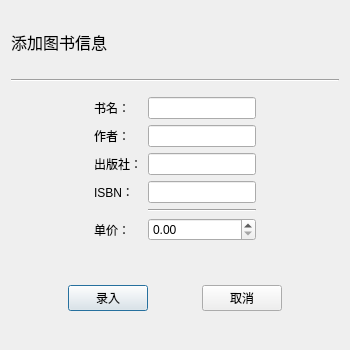
<?xml version="1.0" encoding="UTF-8"?>
<ui version="4.0">
 <class>book_add</class>
 <widget class="QDialog" name="book_add">
  <property name="geometry">
   <rect>
    <x>0</x>
    <y>0</y>
    <width>350</width>
    <height>350</height>
   </rect>
  </property>
  <property name="minimumSize">
   <size>
    <width>350</width>
    <height>350</height>
   </size>
  </property>
  <property name="maximumSize">
   <size>
    <width>350</width>
    <height>350</height>
   </size>
  </property>
  <property name="windowTitle">
   <string>添加</string>
  </property>
  <property name="windowIcon">
   <iconset resource="src/src.qrc">
    <normaloff>:/icon/icons/icons8-plus-96.png</normaloff>:/icon/icons/icons8-plus-96.png</iconset>
  </property>
  <layout class="QGridLayout" name="gridLayout">
   <item row="6" column="0">
    <widget class="QWidget" name="widget_2" native="true">
     <layout class="QHBoxLayout" name="horizontalLayout">
      <item>
       <spacer name="horizontalSpacer_3">
        <property name="orientation">
         <enum>Qt::Horizontal</enum>
        </property>
        <property name="sizeHint" stdset="0">
         <size>
          <width>40</width>
          <height>20</height>
         </size>
        </property>
       </spacer>
      </item>
      <item>
       <widget class="QPushButton" name="pushButton">
        <property name="text">
         <string>录入</string>
        </property>
       </widget>
      </item>
      <item>
       <spacer name="horizontalSpacer_4">
        <property name="orientation">
         <enum>Qt::Horizontal</enum>
        </property>
        <property name="sizeHint" stdset="0">
         <size>
          <width>40</width>
          <height>20</height>
         </size>
        </property>
       </spacer>
      </item>
      <item>
       <widget class="QPushButton" name="pushButton_2">
        <property name="text">
         <string>取消</string>
        </property>
       </widget>
      </item>
      <item>
       <spacer name="horizontalSpacer_5">
        <property name="orientation">
         <enum>Qt::Horizontal</enum>
        </property>
        <property name="sizeHint" stdset="0">
         <size>
          <width>40</width>
          <height>20</height>
         </size>
        </property>
       </spacer>
      </item>
     </layout>
    </widget>
   </item>
   <item row="2" column="0">
    <spacer name="verticalSpacer_2">
     <property name="orientation">
      <enum>Qt::Vertical</enum>
     </property>
     <property name="sizeHint" stdset="0">
      <size>
       <width>20</width>
       <height>40</height>
      </size>
     </property>
    </spacer>
   </item>
   <item row="7" column="0">
    <spacer name="verticalSpacer_4">
     <property name="orientation">
      <enum>Qt::Vertical</enum>
     </property>
     <property name="sizeHint" stdset="0">
      <size>
       <width>20</width>
       <height>40</height>
      </size>
     </property>
    </spacer>
   </item>
   <item row="4" column="0">
    <widget class="QWidget" name="widget" native="true">
     <layout class="QGridLayout" name="gridLayout_2">
      <item row="3" column="2">
       <widget class="QLineEdit" name="lineEdit_4"/>
      </item>
      <item row="4" column="2">
       <widget class="Line" name="line_2">
        <property name="orientation">
         <enum>Qt::Horizontal</enum>
        </property>
       </widget>
      </item>
      <item row="2" column="3">
       <spacer name="horizontalSpacer_2">
        <property name="orientation">
         <enum>Qt::Horizontal</enum>
        </property>
        <property name="sizeHint" stdset="0">
         <size>
          <width>40</width>
          <height>20</height>
         </size>
        </property>
       </spacer>
      </item>
      <item row="0" column="2">
       <widget class="QLineEdit" name="lineEdit"/>
      </item>
      <item row="5" column="1">
       <widget class="QLabel" name="label_6">
        <property name="text">
         <string>单价：</string>
        </property>
       </widget>
      </item>
      <item row="1" column="1">
       <widget class="QLabel" name="label_3">
        <property name="text">
         <string>作者：</string>
        </property>
       </widget>
      </item>
      <item row="0" column="1">
       <widget class="QLabel" name="label_2">
        <property name="text">
         <string>书名：</string>
        </property>
       </widget>
      </item>
      <item row="2" column="2">
       <widget class="QLineEdit" name="lineEdit_3"/>
      </item>
      <item row="2" column="1">
       <widget class="QLabel" name="label_4">
        <property name="text">
         <string>出版社：</string>
        </property>
       </widget>
      </item>
      <item row="2" column="0">
       <spacer name="horizontalSpacer">
        <property name="orientation">
         <enum>Qt::Horizontal</enum>
        </property>
        <property name="sizeHint" stdset="0">
         <size>
          <width>40</width>
          <height>20</height>
         </size>
        </property>
       </spacer>
      </item>
      <item row="5" column="2">
       <widget class="QDoubleSpinBox" name="doubleSpinBox">
        <property name="maximum">
         <double>9999999.990000000223517</double>
        </property>
       </widget>
      </item>
      <item row="3" column="1">
       <widget class="QLabel" name="label_5">
        <property name="text">
         <string>ISBN：</string>
        </property>
       </widget>
      </item>
      <item row="1" column="2">
       <widget class="QLineEdit" name="lineEdit_2"/>
      </item>
     </layout>
    </widget>
   </item>
   <item row="0" column="0">
    <spacer name="verticalSpacer">
     <property name="orientation">
      <enum>Qt::Vertical</enum>
     </property>
     <property name="sizeHint" stdset="0">
      <size>
       <width>20</width>
       <height>40</height>
      </size>
     </property>
    </spacer>
   </item>
   <item row="5" column="0">
    <spacer name="verticalSpacer_3">
     <property name="orientation">
      <enum>Qt::Vertical</enum>
     </property>
     <property name="sizeHint" stdset="0">
      <size>
       <width>20</width>
       <height>40</height>
      </size>
     </property>
    </spacer>
   </item>
   <item row="1" column="0">
    <widget class="QLabel" name="label">
     <property name="font">
      <font>
       <family>Microsoft YaHei</family>
       <pointsize>12</pointsize>
      </font>
     </property>
     <property name="text">
      <string>添加图书信息</string>
     </property>
    </widget>
   </item>
   <item row="3" column="0">
    <widget class="Line" name="line">
     <property name="orientation">
      <enum>Qt::Horizontal</enum>
     </property>
    </widget>
   </item>
  </layout>
 </widget>
 <resources>
  <include location="src/src.qrc"/>
 </resources>
 <connections/>
</ui>
